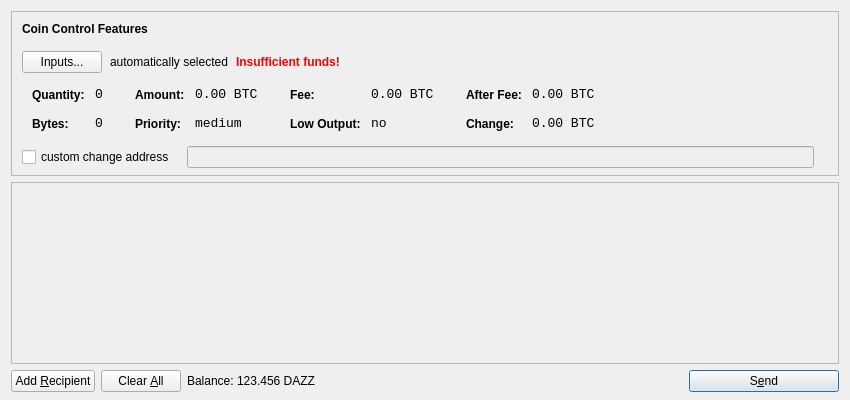
<?xml version="1.0" encoding="UTF-8"?>
<ui version="4.0">
 <class>SendCoinsDialog</class>
 <widget class="QDialog" name="SendCoinsDialog">
  <property name="geometry">
   <rect>
    <x>0</x>
    <y>0</y>
    <width>850</width>
    <height>400</height>
   </rect>
  </property>
  <property name="windowTitle">
   <string>Send Coins</string>
  </property>
  <layout class="QVBoxLayout" name="verticalLayout" stretch="0,1,0">
   <property name="bottomMargin">
    <number>8</number>
   </property>
   <item>
    <widget class="QFrame" name="frameCoinControl">
     <property name="sizePolicy">
      <sizepolicy hsizetype="Expanding" vsizetype="Expanding">
       <horstretch>0</horstretch>
       <verstretch>0</verstretch>
      </sizepolicy>
     </property>
     <property name="maximumSize">
      <size>
       <width>16777215</width>
       <height>16777215</height>
      </size>
     </property>
     <property name="frameShape">
      <enum>QFrame::StyledPanel</enum>
     </property>
     <property name="frameShadow">
      <enum>QFrame::Sunken</enum>
     </property>
     <layout class="QVBoxLayout" name="verticalLayoutCoinControl2">
      <property name="spacing">
       <number>-1</number>
      </property>
      <property name="leftMargin">
       <number>0</number>
      </property>
      <property name="topMargin">
       <number>0</number>
      </property>
      <property name="rightMargin">
       <number>0</number>
      </property>
      <property name="bottomMargin">
       <number>6</number>
      </property>
      <item>
       <layout class="QVBoxLayout" name="verticalLayoutCoinControl" stretch="0,0,0,0,1">
        <property name="spacing">
         <number>0</number>
        </property>
        <property name="leftMargin">
         <number>10</number>
        </property>
        <property name="topMargin">
         <number>10</number>
        </property>
        <item>
         <layout class="QHBoxLayout" name="horizontalLayoutCoinControl1">
          <property name="bottomMargin">
           <number>15</number>
          </property>
          <item>
           <widget class="QLabel" name="labelCoinControlFeatures">
            <property name="sizePolicy">
             <sizepolicy hsizetype="Preferred" vsizetype="Maximum">
              <horstretch>0</horstretch>
              <verstretch>0</verstretch>
             </sizepolicy>
            </property>
            <property name="font">
             <font>
              <weight>75</weight>
              <bold>true</bold>
             </font>
            </property>
            <property name="styleSheet">
             <string notr="true">font-weight:bold;</string>
            </property>
            <property name="text">
             <string>Coin Control Features</string>
            </property>
           </widget>
          </item>
         </layout>
        </item>
        <item>
         <layout class="QHBoxLayout" name="horizontalLayoutCoinControl2" stretch="0,0,0,0">
          <property name="spacing">
           <number>8</number>
          </property>
          <property name="bottomMargin">
           <number>10</number>
          </property>
          <item>
           <widget class="QPushButton" name="pushButtonCoinControl">
            <property name="styleSheet">
             <string notr="true"/>
            </property>
            <property name="text">
             <string>Inputs...</string>
            </property>
           </widget>
          </item>
          <item>
           <widget class="QLabel" name="labelCoinControlAutomaticallySelected">
            <property name="text">
             <string>automatically selected</string>
            </property>
            <property name="margin">
             <number>5</number>
            </property>
           </widget>
          </item>
          <item>
           <widget class="QLabel" name="labelCoinControlInsuffFunds">
            <property name="font">
             <font>
              <weight>75</weight>
              <bold>true</bold>
             </font>
            </property>
            <property name="styleSheet">
             <string notr="true">color:red;font-weight:bold;</string>
            </property>
            <property name="text">
             <string>Insufficient funds!</string>
            </property>
            <property name="margin">
             <number>5</number>
            </property>
           </widget>
          </item>
          <item>
           <spacer name="horizontalSpacerCoinControl">
            <property name="orientation">
             <enum>Qt::Horizontal</enum>
            </property>
            <property name="sizeHint" stdset="0">
             <size>
              <width>40</width>
              <height>1</height>
             </size>
            </property>
           </spacer>
          </item>
         </layout>
        </item>
        <item>
         <widget class="QWidget" name="widgetCoinControl" native="true">
          <property name="sizePolicy">
           <sizepolicy hsizetype="Preferred" vsizetype="Preferred">
            <horstretch>0</horstretch>
            <verstretch>0</verstretch>
           </sizepolicy>
          </property>
          <property name="minimumSize">
           <size>
            <width>0</width>
            <height>0</height>
           </size>
          </property>
          <property name="styleSheet">
           <string notr="true"/>
          </property>
          <layout class="QHBoxLayout" name="horizontalLayoutCoinControl5">
           <property name="margin">
            <number>0</number>
           </property>
           <item>
            <layout class="QHBoxLayout" name="horizontalLayoutCoinControl3" stretch="0,0,0,1">
             <property name="spacing">
              <number>20</number>
             </property>
             <property name="topMargin">
              <number>0</number>
             </property>
             <property name="bottomMargin">
              <number>10</number>
             </property>
             <item>
              <layout class="QFormLayout" name="formLayoutCoinControl1">
               <property name="horizontalSpacing">
                <number>10</number>
               </property>
               <property name="verticalSpacing">
                <number>14</number>
               </property>
               <property name="leftMargin">
                <number>10</number>
               </property>
               <property name="topMargin">
                <number>4</number>
               </property>
               <property name="rightMargin">
                <number>6</number>
               </property>
               <item row="0" column="0">
                <widget class="QLabel" name="labelCoinControlQuantityText">
                 <property name="styleSheet">
                  <string notr="true">font-weight:bold;</string>
                 </property>
                 <property name="text">
                  <string>Quantity:</string>
                 </property>
                 <property name="margin">
                  <number>0</number>
                 </property>
                </widget>
               </item>
               <item row="0" column="1">
                <widget class="QLabel" name="labelCoinControlQuantity">
                 <property name="font">
                  <font>
                   <family>Monospace</family>
                   <pointsize>10</pointsize>
                  </font>
                 </property>
                 <property name="cursor">
                  <cursorShape>IBeamCursor</cursorShape>
                 </property>
                 <property name="contextMenuPolicy">
                  <enum>Qt::ActionsContextMenu</enum>
                 </property>
                 <property name="text">
                  <string notr="true">0</string>
                 </property>
                 <property name="margin">
                  <number>0</number>
                 </property>
                 <property name="textInteractionFlags">
                  <set>Qt::LinksAccessibleByMouse|Qt::TextSelectableByKeyboard|Qt::TextSelectableByMouse</set>
                 </property>
                </widget>
               </item>
               <item row="1" column="0">
                <widget class="QLabel" name="labelCoinControlBytesText">
                 <property name="styleSheet">
                  <string notr="true">font-weight:bold;</string>
                 </property>
                 <property name="text">
                  <string>Bytes:</string>
                 </property>
                </widget>
               </item>
               <item row="1" column="1">
                <widget class="QLabel" name="labelCoinControlBytes">
                 <property name="font">
                  <font>
                   <family>Monospace</family>
                   <pointsize>10</pointsize>
                  </font>
                 </property>
                 <property name="cursor">
                  <cursorShape>IBeamCursor</cursorShape>
                 </property>
                 <property name="contextMenuPolicy">
                  <enum>Qt::ActionsContextMenu</enum>
                 </property>
                 <property name="text">
                  <string notr="true">0</string>
                 </property>
                 <property name="textInteractionFlags">
                  <set>Qt::LinksAccessibleByMouse|Qt::TextSelectableByKeyboard|Qt::TextSelectableByMouse</set>
                 </property>
                </widget>
               </item>
              </layout>
             </item>
             <item>
              <layout class="QFormLayout" name="formLayoutCoinControl2">
               <property name="horizontalSpacing">
                <number>10</number>
               </property>
               <property name="verticalSpacing">
                <number>14</number>
               </property>
               <property name="leftMargin">
                <number>6</number>
               </property>
               <property name="topMargin">
                <number>4</number>
               </property>
               <property name="rightMargin">
                <number>6</number>
               </property>
               <item row="0" column="0">
                <widget class="QLabel" name="labelCoinControlAmountText">
                 <property name="styleSheet">
                  <string notr="true">font-weight:bold;</string>
                 </property>
                 <property name="text">
                  <string>Amount:</string>
                 </property>
                 <property name="margin">
                  <number>0</number>
                 </property>
                </widget>
               </item>
               <item row="0" column="1">
                <widget class="QLabel" name="labelCoinControlAmount">
                 <property name="font">
                  <font>
                   <family>Monospace</family>
                   <pointsize>10</pointsize>
                  </font>
                 </property>
                 <property name="cursor">
                  <cursorShape>IBeamCursor</cursorShape>
                 </property>
                 <property name="contextMenuPolicy">
                  <enum>Qt::ActionsContextMenu</enum>
                 </property>
                 <property name="text">
                  <string notr="true">0.00 BTC</string>
                 </property>
                 <property name="textInteractionFlags">
                  <set>Qt::LinksAccessibleByMouse|Qt::TextSelectableByKeyboard|Qt::TextSelectableByMouse</set>
                 </property>
                </widget>
               </item>
               <item row="1" column="0">
                <widget class="QLabel" name="labelCoinControlPriorityText">
                 <property name="styleSheet">
                  <string notr="true">font-weight:bold;</string>
                 </property>
                 <property name="text">
                  <string>Priority:</string>
                 </property>
                </widget>
               </item>
               <item row="1" column="1">
                <widget class="QLabel" name="labelCoinControlPriority">
                 <property name="font">
                  <font>
                   <family>Monospace</family>
                   <pointsize>10</pointsize>
                  </font>
                 </property>
                 <property name="cursor">
                  <cursorShape>IBeamCursor</cursorShape>
                 </property>
                 <property name="contextMenuPolicy">
                  <enum>Qt::ActionsContextMenu</enum>
                 </property>
                 <property name="text">
                  <string>medium</string>
                 </property>
                 <property name="textInteractionFlags">
                  <set>Qt::LinksAccessibleByMouse|Qt::TextSelectableByKeyboard|Qt::TextSelectableByMouse</set>
                 </property>
                </widget>
               </item>
              </layout>
             </item>
             <item>
              <layout class="QFormLayout" name="formLayoutCoinControl3">
               <property name="horizontalSpacing">
                <number>10</number>
               </property>
               <property name="verticalSpacing">
                <number>14</number>
               </property>
               <property name="leftMargin">
                <number>6</number>
               </property>
               <property name="topMargin">
                <number>4</number>
               </property>
               <property name="rightMargin">
                <number>6</number>
               </property>
               <item row="0" column="0">
                <widget class="QLabel" name="labelCoinControlFeeText">
                 <property name="styleSheet">
                  <string notr="true">font-weight:bold;</string>
                 </property>
                 <property name="text">
                  <string>Fee:</string>
                 </property>
                 <property name="margin">
                  <number>0</number>
                 </property>
                </widget>
               </item>
               <item row="0" column="1">
                <widget class="QLabel" name="labelCoinControlFee">
                 <property name="font">
                  <font>
                   <family>Monospace</family>
                   <pointsize>10</pointsize>
                  </font>
                 </property>
                 <property name="cursor">
                  <cursorShape>IBeamCursor</cursorShape>
                 </property>
                 <property name="contextMenuPolicy">
                  <enum>Qt::ActionsContextMenu</enum>
                 </property>
                 <property name="text">
                  <string notr="true">0.00 BTC</string>
                 </property>
                 <property name="textInteractionFlags">
                  <set>Qt::LinksAccessibleByMouse|Qt::TextSelectableByKeyboard|Qt::TextSelectableByMouse</set>
                 </property>
                </widget>
               </item>
               <item row="1" column="0">
                <widget class="QLabel" name="labelCoinControlLowOutputText">
                 <property name="styleSheet">
                  <string notr="true">font-weight:bold;</string>
                 </property>
                 <property name="text">
                  <string>Low Output:</string>
                 </property>
                </widget>
               </item>
               <item row="1" column="1">
                <widget class="QLabel" name="labelCoinControlLowOutput">
                 <property name="font">
                  <font>
                   <family>Monospace</family>
                   <pointsize>10</pointsize>
                  </font>
                 </property>
                 <property name="cursor">
                  <cursorShape>IBeamCursor</cursorShape>
                 </property>
                 <property name="contextMenuPolicy">
                  <enum>Qt::ActionsContextMenu</enum>
                 </property>
                 <property name="text">
                  <string>no</string>
                 </property>
                 <property name="textInteractionFlags">
                  <set>Qt::LinksAccessibleByMouse|Qt::TextSelectableByKeyboard|Qt::TextSelectableByMouse</set>
                 </property>
                </widget>
               </item>
              </layout>
             </item>
             <item>
              <layout class="QFormLayout" name="formLayoutCoinControl4">
               <property name="horizontalSpacing">
                <number>10</number>
               </property>
               <property name="verticalSpacing">
                <number>14</number>
               </property>
               <property name="leftMargin">
                <number>6</number>
               </property>
               <property name="topMargin">
                <number>4</number>
               </property>
               <property name="rightMargin">
                <number>6</number>
               </property>
               <item row="0" column="0">
                <widget class="QLabel" name="labelCoinControlAfterFeeText">
                 <property name="styleSheet">
                  <string notr="true">font-weight:bold;</string>
                 </property>
                 <property name="text">
                  <string>After Fee:</string>
                 </property>
                 <property name="margin">
                  <number>0</number>
                 </property>
                </widget>
               </item>
               <item row="0" column="1">
                <widget class="QLabel" name="labelCoinControlAfterFee">
                 <property name="font">
                  <font>
                   <family>Monospace</family>
                   <pointsize>10</pointsize>
                  </font>
                 </property>
                 <property name="cursor">
                  <cursorShape>IBeamCursor</cursorShape>
                 </property>
                 <property name="contextMenuPolicy">
                  <enum>Qt::ActionsContextMenu</enum>
                 </property>
                 <property name="text">
                  <string notr="true">0.00 BTC</string>
                 </property>
                 <property name="textInteractionFlags">
                  <set>Qt::LinksAccessibleByMouse|Qt::TextSelectableByKeyboard|Qt::TextSelectableByMouse</set>
                 </property>
                </widget>
               </item>
               <item row="1" column="0">
                <widget class="QLabel" name="labelCoinControlChangeText">
                 <property name="styleSheet">
                  <string notr="true">font-weight:bold;</string>
                 </property>
                 <property name="text">
                  <string>Change:</string>
                 </property>
                </widget>
               </item>
               <item row="1" column="1">
                <widget class="QLabel" name="labelCoinControlChange">
                 <property name="font">
                  <font>
                   <family>Monospace</family>
                   <pointsize>10</pointsize>
                  </font>
                 </property>
                 <property name="cursor">
                  <cursorShape>IBeamCursor</cursorShape>
                 </property>
                 <property name="contextMenuPolicy">
                  <enum>Qt::ActionsContextMenu</enum>
                 </property>
                 <property name="text">
                  <string notr="true">0.00 BTC</string>
                 </property>
                 <property name="textInteractionFlags">
                  <set>Qt::LinksAccessibleByMouse|Qt::TextSelectableByKeyboard|Qt::TextSelectableByMouse</set>
                 </property>
                </widget>
               </item>
              </layout>
             </item>
            </layout>
           </item>
          </layout>
         </widget>
        </item>
        <item>
         <layout class="QHBoxLayout" name="horizontalLayoutCoinControl4" stretch="0,0,0">
          <property name="spacing">
           <number>12</number>
          </property>
          <property name="sizeConstraint">
           <enum>QLayout::SetDefaultConstraint</enum>
          </property>
          <property name="topMargin">
           <number>5</number>
          </property>
          <property name="rightMargin">
           <number>5</number>
          </property>
          <item>
           <widget class="QCheckBox" name="checkBoxCoinControlChange">
            <property name="text">
             <string>custom change address</string>
            </property>
           </widget>
          </item>
          <item>
           <widget class="QLineEdit" name="lineEditCoinControlChange">
            <property name="enabled">
             <bool>false</bool>
            </property>
            <property name="sizePolicy">
             <sizepolicy hsizetype="Expanding" vsizetype="Fixed">
              <horstretch>0</horstretch>
              <verstretch>0</verstretch>
             </sizepolicy>
            </property>
           </widget>
          </item>
          <item>
           <widget class="QLabel" name="labelCoinControlChangeLabel">
            <property name="sizePolicy">
             <sizepolicy hsizetype="Preferred" vsizetype="Expanding">
              <horstretch>0</horstretch>
              <verstretch>0</verstretch>
             </sizepolicy>
            </property>
            <property name="minimumSize">
             <size>
              <width>0</width>
              <height>0</height>
             </size>
            </property>
            <property name="text">
             <string/>
            </property>
            <property name="margin">
             <number>3</number>
            </property>
           </widget>
          </item>
         </layout>
        </item>
        <item>
         <spacer name="verticalSpacerCoinControl">
          <property name="orientation">
           <enum>Qt::Vertical</enum>
          </property>
          <property name="sizeHint" stdset="0">
           <size>
            <width>800</width>
            <height>1</height>
           </size>
          </property>
         </spacer>
        </item>
       </layout>
      </item>
     </layout>
    </widget>
   </item>
   <item>
    <widget class="QScrollArea" name="scrollArea">
     <property name="widgetResizable">
      <bool>true</bool>
     </property>
     <widget class="QWidget" name="scrollAreaWidgetContents">
      <property name="geometry">
       <rect>
        <x>0</x>
        <y>0</y>
        <width>830</width>
        <height>165</height>
       </rect>
      </property>
      <layout class="QVBoxLayout" name="verticalLayout_2">
       <property name="margin">
        <number>0</number>
       </property>
       <item>
        <layout class="QVBoxLayout" name="entries">
         <property name="spacing">
          <number>6</number>
         </property>
        </layout>
       </item>
       <item>
        <spacer name="verticalSpacer">
         <property name="orientation">
          <enum>Qt::Vertical</enum>
         </property>
         <property name="sizeHint" stdset="0">
          <size>
           <width>20</width>
           <height>40</height>
          </size>
         </property>
        </spacer>
       </item>
      </layout>
     </widget>
    </widget>
   </item>
   <item>
    <layout class="QHBoxLayout" name="horizontalLayout">
     <item>
      <widget class="QPushButton" name="addButton">
       <property name="toolTip">
        <string>Send to multiple recipients at once</string>
       </property>
       <property name="text">
        <string>Add &amp;Recipient</string>
       </property>
       <property name="icon">
        <iconset resource="../bitcoin.qrc">
         <normaloff>:/icons/add</normaloff>:/icons/add</iconset>
       </property>
       <property name="autoDefault">
        <bool>false</bool>
       </property>
      </widget>
     </item>
     <item>
      <widget class="QPushButton" name="clearButton">
       <property name="sizePolicy">
        <sizepolicy hsizetype="Minimum" vsizetype="Fixed">
         <horstretch>0</horstretch>
         <verstretch>0</verstretch>
        </sizepolicy>
       </property>
       <property name="toolTip">
        <string>Remove all transaction fields</string>
       </property>
       <property name="text">
        <string>Clear &amp;All</string>
       </property>
       <property name="icon">
        <iconset resource="../bitcoin.qrc">
         <normaloff>:/icons/remove</normaloff>:/icons/remove</iconset>
       </property>
       <property name="autoRepeatDelay">
        <number>300</number>
       </property>
       <property name="autoDefault">
        <bool>false</bool>
       </property>
      </widget>
     </item>
     <item>
      <layout class="QHBoxLayout" name="horizontalLayout_2">
       <property name="spacing">
        <number>3</number>
       </property>
       <item>
        <widget class="QLabel" name="label">
         <property name="text">
          <string>Balance:</string>
         </property>
        </widget>
       </item>
       <item>
        <widget class="QLabel" name="labelBalance">
         <property name="cursor">
          <cursorShape>IBeamCursor</cursorShape>
         </property>
         <property name="text">
          <string>123.456 DAZZ</string>
         </property>
         <property name="textInteractionFlags">
          <set>Qt::LinksAccessibleByMouse|Qt::TextSelectableByKeyboard|Qt::TextSelectableByMouse</set>
         </property>
        </widget>
       </item>
      </layout>
     </item>
     <item>
      <spacer name="horizontalSpacer">
       <property name="orientation">
        <enum>Qt::Horizontal</enum>
       </property>
       <property name="sizeHint" stdset="0">
        <size>
         <width>40</width>
         <height>20</height>
        </size>
       </property>
      </spacer>
     </item>
     <item>
      <widget class="QPushButton" name="sendButton">
       <property name="minimumSize">
        <size>
         <width>150</width>
         <height>0</height>
        </size>
       </property>
       <property name="toolTip">
        <string>Confirm the send action</string>
       </property>
       <property name="text">
        <string>S&amp;end</string>
       </property>
       <property name="icon">
        <iconset resource="../bitcoin.qrc">
         <normaloff>:/icons/send</normaloff>:/icons/send</iconset>
       </property>
       <property name="default">
        <bool>true</bool>
       </property>
      </widget>
     </item>
    </layout>
   </item>
  </layout>
 </widget>
 <resources>
  <include location="../bitcoin.qrc"/>
 </resources>
 <connections/>
</ui>
